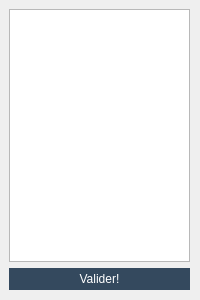
<?xml version="1.0" encoding="UTF-8"?>
<ui version="4.0">
 <class>ChoiceListDialog</class>
 <widget class="QDialog" name="ChoiceListDialog">
  <property name="geometry">
   <rect>
    <x>0</x>
    <y>0</y>
    <width>200</width>
    <height>300</height>
   </rect>
  </property>
  <property name="windowTitle">
   <string>Dialog</string>
  </property>
  <widget class="QWidget" name="verticalLayoutWidget">
   <property name="geometry">
    <rect>
     <x>9</x>
     <y>9</y>
     <width>181</width>
     <height>281</height>
    </rect>
   </property>
   <layout class="QVBoxLayout" name="verticalLayout">
    <item>
     <widget class="QListWidget" name="listWidget"/>
    </item>
    <item>
     <widget class="QPushButton" name="pushButton">
      <property name="styleSheet">
       <string notr="true">QPushButton {
padding:4px;
border:solid;
color: white;
font-size: 12px;
font-weight: 400;
background: #34495e;
}

QPushButton:pressed {
background: #2D3F51;
color: white;
}

QPushButton:hover {
background: #1C2E40;
color: white;
}</string>
      </property>
      <property name="text">
       <string>Valider!</string>
      </property>
     </widget>
    </item>
   </layout>
  </widget>
 </widget>
 <resources/>
 <connections/>
</ui>
